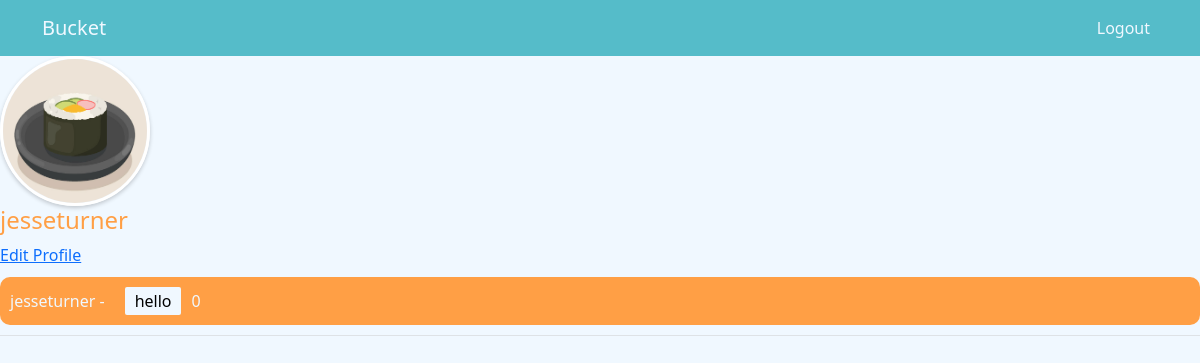
/profile/ (signed in), run on the app's committed database.
### profiles/models.py (models this page shows, shortened)
class UserProfile(models.Model):
    user = models.OneToOneField(User, on_delete=models.CASCADE)
    bio = models.TextField(blank=True)
    followers = models.ManyToManyField('self', symmetrical=False, related_name='followed_by', blank=True)
    profile_pic = models.ImageField(upload_to='profile_pics/', default='default.jpg', blank=True)

class Content(models.Model):
    user = models.ForeignKey(User, on_delete=models.CASCADE, related_name='content')
    text = models.TextField()
    created_at = models.DateTimeField(auto_now_add=True)
    updated_at = models.DateTimeField(auto_now=True)
    def total_likes(self):
        return self.likes.count()

### profiles/views.py (the view)
# urls.py: 2. Add a URL to urlpatterns:  path('', views.home, name='home')
@login_required
def home(request):
    user = request.user
    content = user.content.all()
    return render(request, 'home.html', {'user': user, 'content':content})

### profiles/templates/home.html (shortened to what this page needs)
{% extends 'base.html' %}
{% block conditional_navbar_content %}
    {% if user.is_authenticated %}
        <li class="nav-item">
            <a class="nav-link" href="/profile/logout">Logout</a>
        </li>
    {% endif %}
{% endblock conditional_navbar_content %}
{% block content %}
<img class="profile-photo" src="{{user.userprofile.profile_pic.url}}">
  <h4> {{user.username}} </h4>
  <a href="./edit"> Edit Profile</a>
  {% for slip in content %}
    <div class="slip-container">
      <div class="slip-user"> {{slip.user}} - </div>
        <div class="slip-text">{{ slip.text }}</div>
        <div class="slip-likes">{{ slip.total_likes }}</div>
    </div>
  {% endfor %}
{% endblock %}

### profiles/static/css/styles.css (style rules this page uses)
body { background-color: #F0F8FF; color: #FF9F45; }
.navbar a { color: #F0F8FF; transition: transform 0.3s ease; }
.profile-photo { width: 150px; height: 150px; border-radius: 50%; background-size: cover; background-position: center; border: 3px solid #fff; box-shadow: 0 2px 4px rgba(0,0,0,0.2); }
.slip-container { display: flex; align-items: center; background-color: var(--orange); color: var(--cloud-white); padding: 10px; border-radius: 10px; margin:10px 0px; }
.slip-user { margin-right:20px; }
.slip-text { background-color:var(--cloud-white); color: black; margin-right: 10px; padding: 2px 10px; border-radius:2px; }
.slip-likes { margin-right: 10px; }
:root { --cloud-white: #F0F8FF; --blue: #55BCC9; --green: #96BB7C; --orange: #FF9F45; }

### data on the page
Content: user "jesseturner", text "hello", total_likes "0"

### other printed values
{{ user.username }} "jesseturner"
